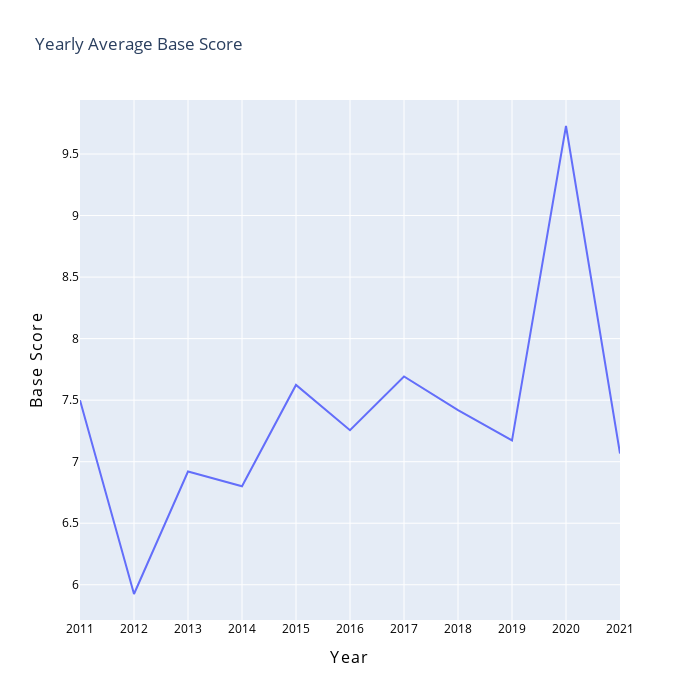

The cell this chart's notebook holds for it:
### Code cell
mean_df_base_score = dt_analyzer.calculate_mean_category(dataFrame, "year", "baseScore", "Year", "Base Score", True)
options = {
    'xAxisLabel': "<span style='letter-spacing: 1.3px;'>Year</span>",
    'yAxisLabel': "<span style='letter-spacing: 1.3px;'>Base Score</span>",
    'width': 700,
    'height': 700,
    'title': "Yearly Average Base Score",
    'format': "",
    'font_size': 16,
    'font_color': "black",
    'value_color': "black",
    'value_size': 12
}
dt_analyzer.show_line_chart(mean_df_base_score, "Year", "Base Score", options)

### Figure 1 — Plotly figure (JSON) as saved in the notebook; plotly's stock layout.template omitted (floating-point values rounded to 4 significant figures)
{"data": [{"hovertemplate": "Year=%{x}<br>Base Score=%{y}<extra></extra>", "legendgroup": "", "line": {"color": "#636efa", "dash": "solid"}, "marker": {"symbol": "circle"}, "mode": "lines", "name": "", "orientation": "v", "showlegend": false, "type": "scatter", "x": ["2011", "2012", "2013", "2014", "2015", "2016", "2017", "2018", "2019", "2020", "2021"], "xaxis": "x", "y": [7.5, 5.925, 6.92, 6.8, 7.624, 7.256, 7.693, 7.419, 7.173, 9.728, 7.067], "yaxis": "y"}], "layout": {"height": 700, "legend": {"tracegroupgap": 0}, "title": {"text": "Yearly Average Base Score"}, "width": 700, "xaxis": {"anchor": "y", "domain": [0, 1], "tickfont": {"color": "black", "size": 12}, "title": {"font": {"color": "black", "size": 16}, "text": "<span style='letter-spacing: 1.3px;'>Year</span>"}}, "yaxis": {"anchor": "x", "domain": [0, 1], "tickfont": {"color": "black", "size": 12}, "title": {"font": {"color": "black", "size": 16}, "text": "<span style='letter-spacing: 1.3px;'>Base Score</span>"}}}}
